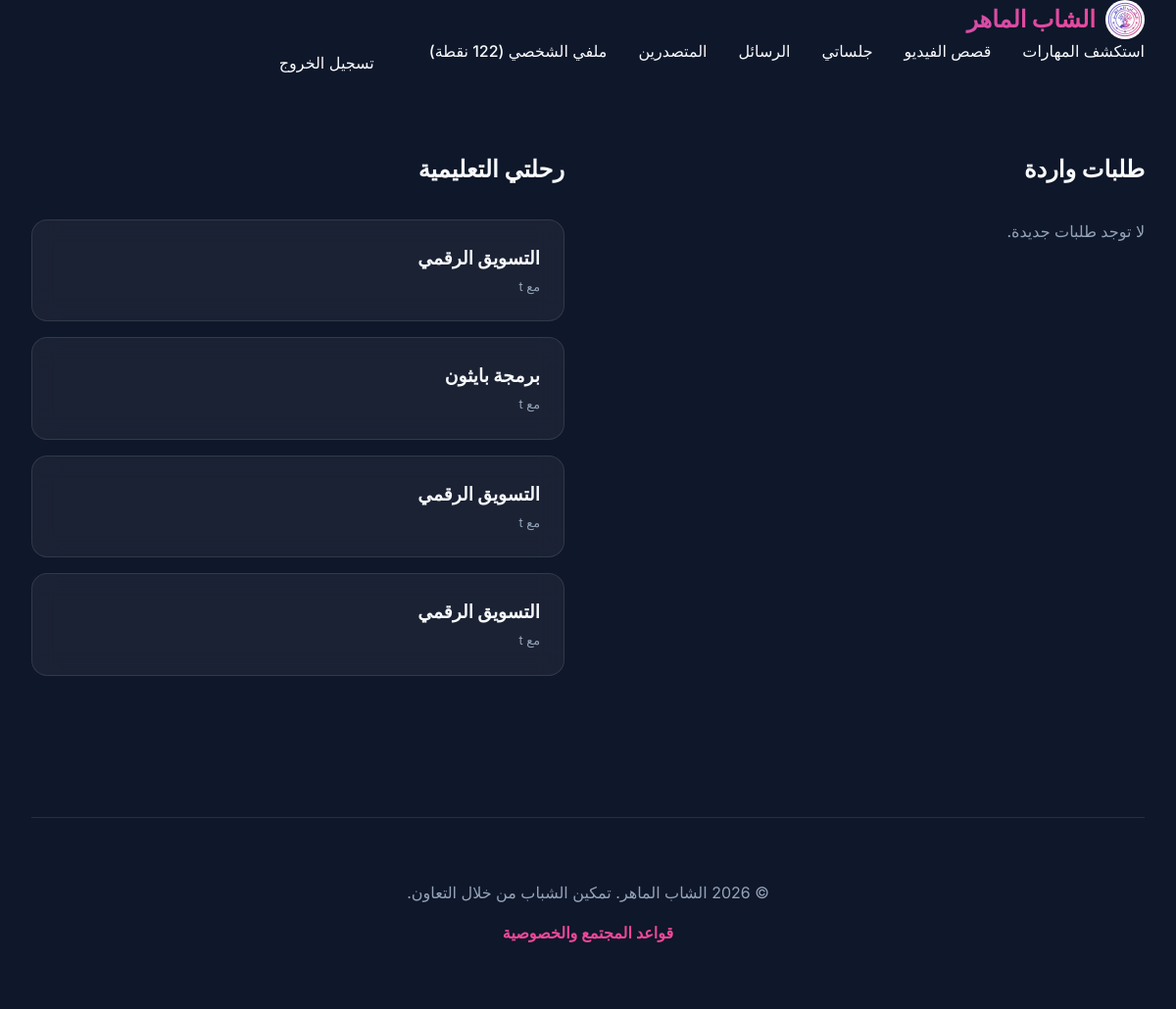
Page /sessions/ (signed in) on the committed database.
### exchange/models.py (models this page shows, shortened)
class Session(models.Model):
    STATUS_CHOICES = [
        ('requested', 'Requested'),
        ('approved', 'Approved'),
        ('completed', 'Completed'),
        ('cancelled', 'Cancelled'),
    ]
    teacher = models.ForeignKey(User, on_delete=models.CASCADE, related_name='taught_sessions')
    learner = models.ForeignKey(User, on_delete=models.CASCADE, related_name='learned_sessions')
    skill = models.ForeignKey(Skill, on_delete=models.CASCADE)
    date = models.DateTimeField()
    duration_hours = models.DecimalField(max_digits=4, decimal_places=2, default=1.0)
    status = models.CharField(max_length=20, choices=STATUS_CHOICES, default='requested')
    points_exchanged = models.IntegerField()

class Skill(models.Model):
    LEVEL_CHOICES = [
        ('beginner', 'مبتدئ'),
        ('intermediate', 'متوسط'),
        ('advanced', 'متقدم'),
        ('expert', 'خبير'),
    ]
    name = models.CharField(max_length=100)
    description = models.TextField()

class User(AbstractUser):
    points = models.IntegerField(default=100)
    bio = models.TextField(blank=True)
    avatar = models.ImageField(upload_to='avatars/', blank=True, null=True)
    following = models.ManyToManyField('self', symmetrical=False, related_name='followers', blank=True)

### exchange/views.py (the view)
# urls.py: path('sessions/', views.session_list, name='session_list'),
@login_required
def session_list(request):
    incoming = Session.objects.filter(teacher=request.user, status='requested')
    outgoing = Session.objects.filter(learner=request.user)
    return render(request, 'exchange/session_list.html', {'incoming': incoming, 'outgoing': outgoing})

### templates/exchange/session_list.html (shortened to what this page needs)
{% extends 'base.html' %}
{% load exchange_tags %}
{% block content %}
<div style="display: grid; grid-template-columns: 1fr 1fr; gap: 3rem;">
    <div>
        <h2 style="margin-bottom: 2rem;">طلبات واردة</h2>
        {% for session in incoming %}
        <div class="glass" style="padding: 1.5rem; margin-bottom: 1rem;">
            <h3 style="margin: 0 0 0.5rem;">{{ session.learner.username }} يريد التعلم</h3>
            <p style="color: var(--primary); font-weight: 600; margin-bottom: 1rem;">{{ session.skill.name }}</p>
            <p style="font-size: 0.9rem; color: var(--text-muted); margin-bottom: 1.5rem;">الموعد: {{
                session.date|date:"F j, Y, g:i a" }}</p>
            <div style="display: flex; gap: 1rem;">
                <a href="{% url 'exchange:approve_session' session.id %}" class="btn btn-primary"
                    style="padding: 0.5rem 1rem; font-size: 0.8rem;">موافقة</a>
                <a href="{% url 'exchange:reject_session' session.id %}" class="btn glass"
                    style="padding: 0.5rem 1rem; font-size: 0.8rem; color: var(--warning);">رفض</a>
                <a href="{% url 'exchange:chat' session.learner.id %}" class="btn glass"
                    style="padding: 0.5rem 1rem; font-size: 0.8rem;">دردشة</a>
            </div>
        </div>
        {% empty %}
        <p style="color: var(--text-muted);">لا توجد طلبات جديدة.</p>
        {% endfor %}
    </div>
    <div>
        <h2 style="margin-bottom: 2rem;">رحلتي التعليمية</h2>
        {% for session in outgoing %}
        <div class="glass"
            style="padding: 1.5rem; margin-bottom: 1rem; display: flex; justify-content: space-between; align-items: center;">
            <div>
                <h3 style="margin: 0 0 0.25rem;">{{ session.skill.name }}</h3>
                <p style="font-size: 0.8rem; color: var(--text-muted);">مع {{ session.teacher.username }}</p>
            </div>
        </div>
        {% empty %}
        <p style="color: var(--text-muted);">لم تطلب أي جلسات بعد.</p>
        {% endfor %}
    </div>
</div>
{% endblock %}

### static/css/style.css (style rules this page uses)
:root { --primary: #6366f1; --primary-hover: #4f46e5; --secondary: #ec4899; --bg-dark: #0f172a; --bg-card: rgba(30, 41, 59, 0.7); --text-main: #f8fafc; --text-muted: #94a3b8; --glass-border: rgba(255, 255, 255, 0.1); --glass-bg: rgba(255, 255, 255, 0.05); --success: #10b981; --warning: #f59e0b; }
* { margin: 0; padding: 0; box-sizing: border-box; }
body { font-family: 'Inter', system-ui, -apple-system, sans-serif; background-color: var(--bg-dark); color: var(--text-main); line-height: 1.6; min-height: 100vh; overflow-x: hidden; }
.glass { background: var(--glass-bg); backdrop-filter: blur(12px); -webkit-backdrop-filter: blur(12px); border: 1px solid var(--glass-border); border-radius: 16px; }

### rows in the picture
Session: skill.name "التسويق الرقمي", teacher.username "t"
Session: skill.name "برمجة بايثون", teacher.username "t"
Session: skill.name "التسويق الرقمي", teacher.username "t"
Session: skill.name "التسويق الرقمي", teacher.username "t"
